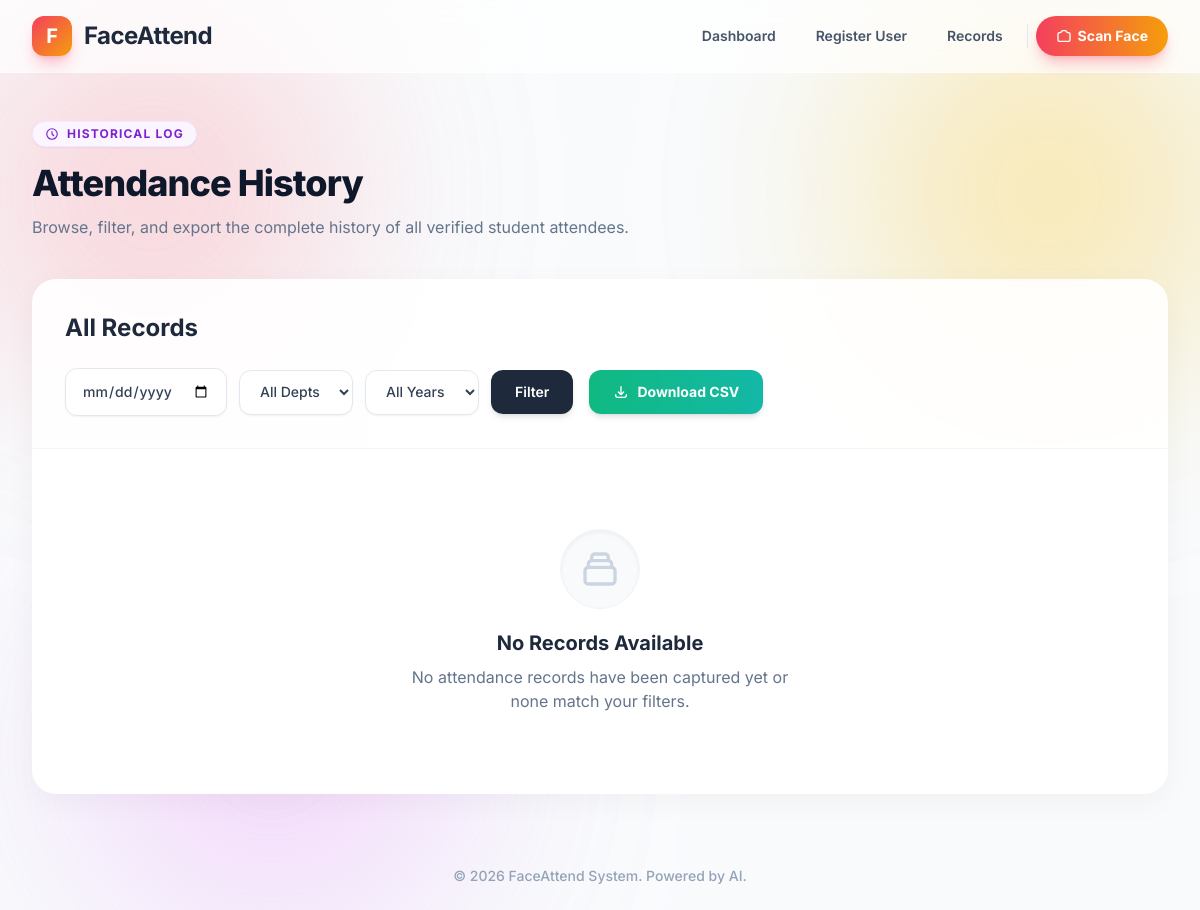
Before: /history/ with the older database file.
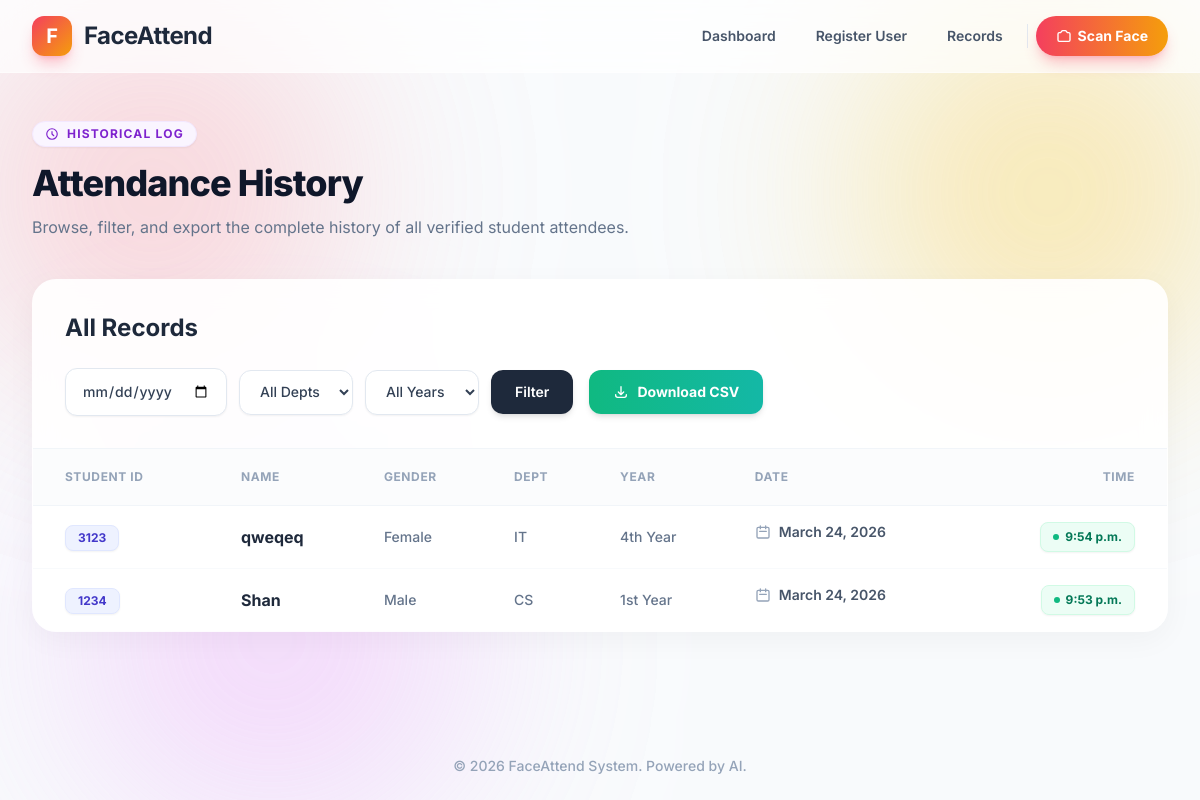
After: the same page with the newer database file.
### attendance/models.py (models this page shows, shortened)
class Attendance(models.Model):
    student = models.ForeignKey(Student, on_delete=models.CASCADE)
    date = models.DateField(auto_now_add=True)
    time = models.TimeField(auto_now_add=True)
    class Meta:
        unique_together = ('student', 'date')  # One attendance per day

class Student(models.Model):
    name = models.CharField(max_length=255)
    student_id = models.CharField(max_length=50, unique=True, null=True, blank=True)
    YEAR_CHOICES = [
        ('1st Year', '1st Year'),
        ('2nd Year', '2nd Year'),
        ('3rd Year', '3rd Year'),
        ('4th Year', '4th Year'),
    ]
    year = models.CharField(max_length=20, choices=YEAR_CHOICES, null=True, blank=True)
    GENDER_CHOICES = [
        ('Male', 'Male'),
        ('Female', 'Female'),
        ('Other', 'Other'),
    ]
    gender = models.CharField(max_length=20, choices=GENDER_CHOICES, null=True, blank=True)
    DEPARTMENT_CHOICES = [
        ('CS', 'Computer Science'),
        ('IT', 'Information Technology'),
        ('ECE', 'Electronics and Communication'),
        ('ME', 'Mechanical Engineering'),
        ('CE', 'Civil Engineering'),
    ]
    department = models.CharField(max_length=50, choices=DEPARTMENT_CHOICES, null=True, blank=True)
    face_encoding = models.TextField()
    created_at = models.DateTimeField(auto_now_add=True)

### attendance/views.py (the view)
# urls.py: path('history/', views.history, name='history'),
def history(request):
    date_filter = request.GET.get('date')
    dept_filter = request.GET.get('department')
    year_filter = request.GET.get('year')
    filters = {}
    if date_filter: filters['date'] = date_filter
    if dept_filter: filters['student__department'] = dept_filter
    if year_filter: filters['student__year'] = year_filter
    attendance_records = Attendance.objects.filter(**filters).select_related('student').order_by('-date', '-time')
    return render(request, 'attendance/history.html', {
        'records': attendance_records,
        'selected_date': date_filter or '',
        'selected_dept': dept_filter or '',
        'selected_year': year_filter or ''
    })

### templates/attendance/history.html (shortened to what the changed rows need)
{% extends 'base.html' %}
{% block content %}
<div class="mb-10">
    <h1 class="text-4xl font-extrabold text-slate-900 tracking-tight">Attendance History</h1>
</div>
<div class="bg-white/80 backdrop-blur-md rounded-3xl shadow-[0_8px_30px_rgb(0,0,0,0.04)] border border-white/50 overflow-hidden flex flex-col relative z-20">
    <div class="p-6 md:p-8 border-b border-slate-100 flex flex-col xl:flex-row justify-between items-start xl:items-center gap-6 xl:gap-0 bg-white/50">
        <div>
            <h2 class="text-2xl font-bold text-slate-800">All Records</h2>
        </div>
    </div>
    <div class="overflow-x-auto no-scrollbar bg-white">
        {% if records %}
        <table class="w-full text-left border-collapse">
            <thead>
                <tr class="bg-slate-50/50 border-b border-slate-100 text-xs font-bold uppercase tracking-wider text-slate-400">
                    <th class="py-5 px-8">Student ID</th>
                    <th class="py-5 px-6">Name</th>
                    <th class="py-5 px-6">Gender</th>
                    <th class="py-5 px-6">Dept</th>
                    <th class="py-5 px-6">Year</th>
                    <th class="py-5 px-6">Date</th>
                    <th class="py-5 px-8 text-right">Time</th>
                </tr>
            </thead>
            <tbody class="divide-y divide-slate-50">
                {% for record in records %}
                <tr class="hover:bg-slate-50 transition duration-200 ease-in-out group">
                    <td class="py-4 px-8">
                        <span class="inline-flex items-center px-3 py-1 rounded-lg text-xs font-bold bg-indigo-50 text-indigo-700 border border-indigo-100 shadow-sm">{{ record.student.student_id|default:"N/A" }}</span>
                    </td>
                    <td class="py-4 px-6 font-bold text-slate-800">{{ record.student.name }}</td>
                    <td class="py-4 px-6 text-sm font-medium text-slate-500">{{ record.student.gender|default:"N/A" }}</td>
                    <td class="py-4 px-6 text-sm font-medium text-slate-500">{{ record.student.department|default:"N/A" }}</td>
                    <td class="py-4 px-6 text-sm font-medium text-slate-500">{{ record.student.year|default:"N/A" }}</td>
                    <td class="py-4 px-6 text-sm font-semibold text-slate-600 flex items-center gap-2">
                        <svg class="w-4 h-4 text-slate-400" fill="none" stroke="currentColor" viewBox="0 0 24 24"><path stroke-linecap="round" stroke-linejoin="round" stroke-width="2" d="M8 7V3m8 4V3m-9 8h10M5 21h14a2 2 0 002-2V7a2 2 0 00-2-2H5a2 2 0 00-2 2v12a2 2 0 002 2z"></path></svg>
                        {{ record.date }}
                    </td>
                    <td class="py-4 px-8 text-sm text-right align-middle">
                        <span class="inline-flex items-center gap-1.5 px-3 py-1.5 bg-emerald-50 text-emerald-700 rounded-lg text-xs font-bold border border-emerald-100 shadow-sm">
                            <span class="w-1.5 h-1.5 rounded-full bg-emerald-500"></span>
                            {{ record.time }}
                        </span>
                    </td>
                </tr>
                {% endfor %}
            </tbody>
        </table>
        {% else %}
        <div class="flex flex-col items-center justify-center py-20 text-center">
            <div class="w-20 h-20 bg-slate-50 rounded-full flex items-center justify-center mb-5 border border-slate-100 shadow-inner">
            </div>
            <p class="text-xl font-bold text-slate-800 mb-2">No Records Available</p>
            <p class="text-base text-slate-500 max-w-sm">No attendance records have been captured yet or none match your filters.</p>
        </div>
        {% endif %}
    </div>
</div>
{% endblock %}

Changed rows visible on the page:
added Attendance: student.student_id "3123", student.name "qweqeq", student.gender "Female", student.department "IT", student.year "4th Year", date "March 24, 2026", time "9:54 p.m."
added Attendance: student.student_id "1234", student.name "Shan", student.gender "Male", student.department "CS", student.year "1st Year", date "March 24, 2026", time "9:53 p.m."
Other visible differences:
text no longer shown: "No Records Available No attendance records have been captured yet or none match your filters."
text now shown: "STUDENT ID NAME GENDER DEPT YEAR DATE TIME"
